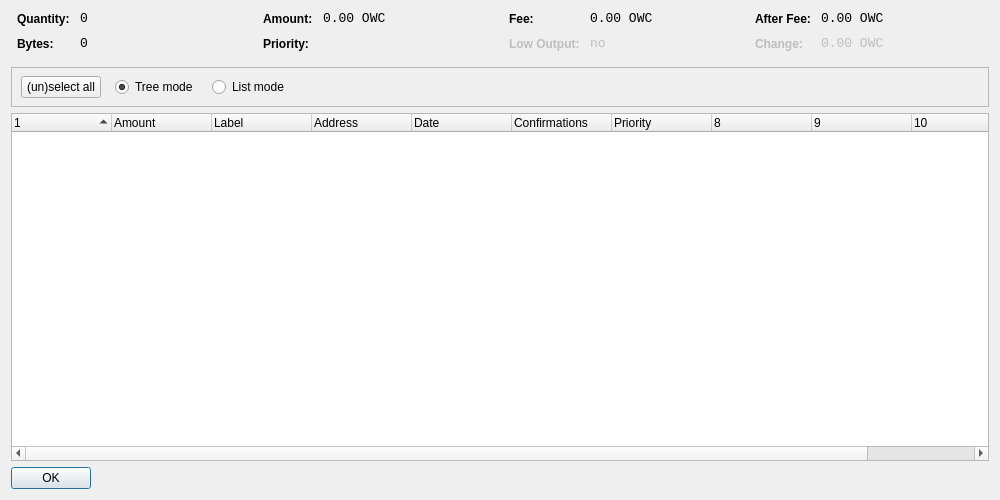
<?xml version="1.0" encoding="UTF-8"?>
<ui version="4.0">
 <class>CoinControlDialog</class>
 <widget class="QDialog" name="CoinControlDialog">
  <property name="geometry">
   <rect>
    <x>0</x>
    <y>0</y>
    <width>1000</width>
    <height>500</height>
   </rect>
  </property>
  <property name="windowTitle">
   <string>Coin Control</string>
  </property>
  <layout class="QVBoxLayout" name="verticalLayout">
   <item>
    <layout class="QHBoxLayout" name="horizontalLayoutTop" stretch="0,0,0,0">
     <property name="topMargin">
      <number>0</number>
     </property>
     <property name="bottomMargin">
      <number>10</number>
     </property>
     <item>
      <layout class="QFormLayout" name="formLayoutCoinControl1">
       <property name="horizontalSpacing">
        <number>10</number>
       </property>
       <property name="verticalSpacing">
        <number>10</number>
       </property>
       <property name="leftMargin">
        <number>6</number>
       </property>
       <property name="rightMargin">
        <number>6</number>
       </property>
       <item row="0" column="0">
        <widget class="QLabel" name="labelCoinControlQuantityText">
         <property name="styleSheet">
          <string notr="true">font-weight:bold;</string>
         </property>
         <property name="text">
          <string>Quantity:</string>
         </property>
        </widget>
       </item>
       <item row="0" column="1">
        <widget class="QLabel" name="labelCoinControlQuantity">
         <property name="font">
          <font>
           <family>Monospace</family>
           <pointsize>10</pointsize>
          </font>
         </property>
         <property name="cursor">
          <cursorShape>IBeamCursor</cursorShape>
         </property>
         <property name="contextMenuPolicy">
          <enum>Qt::ActionsContextMenu</enum>
         </property>
         <property name="text">
          <string notr="true">0</string>
         </property>
         <property name="textInteractionFlags">
          <set>Qt::LinksAccessibleByMouse|Qt::TextSelectableByKeyboard|Qt::TextSelectableByMouse</set>
         </property>
        </widget>
       </item>
       <item row="1" column="0">
        <widget class="QLabel" name="labelCoinControlBytesText">
         <property name="styleSheet">
          <string notr="true">font-weight:bold;</string>
         </property>
         <property name="text">
          <string>Bytes:</string>
         </property>
        </widget>
       </item>
       <item row="1" column="1">
        <widget class="QLabel" name="labelCoinControlBytes">
         <property name="font">
          <font>
           <family>Monospace</family>
           <pointsize>10</pointsize>
          </font>
         </property>
         <property name="cursor">
          <cursorShape>IBeamCursor</cursorShape>
         </property>
         <property name="contextMenuPolicy">
          <enum>Qt::ActionsContextMenu</enum>
         </property>
         <property name="text">
          <string notr="true">0</string>
         </property>
         <property name="textInteractionFlags">
          <set>Qt::LinksAccessibleByMouse|Qt::TextSelectableByKeyboard|Qt::TextSelectableByMouse</set>
         </property>
        </widget>
       </item>
      </layout>
     </item>
     <item>
      <layout class="QFormLayout" name="formLayoutCoinControl2">
       <property name="horizontalSpacing">
        <number>10</number>
       </property>
       <property name="verticalSpacing">
        <number>10</number>
       </property>
       <property name="leftMargin">
        <number>6</number>
       </property>
       <property name="rightMargin">
        <number>6</number>
       </property>
       <item row="0" column="0">
        <widget class="QLabel" name="labelCoinControlAmountText">
         <property name="styleSheet">
          <string notr="true">font-weight:bold;</string>
         </property>
         <property name="text">
          <string>Amount:</string>
         </property>
        </widget>
       </item>
       <item row="0" column="1">
        <widget class="QLabel" name="labelCoinControlAmount">
         <property name="font">
          <font>
           <family>Monospace</family>
           <pointsize>10</pointsize>
          </font>
         </property>
         <property name="cursor">
          <cursorShape>IBeamCursor</cursorShape>
         </property>
         <property name="contextMenuPolicy">
          <enum>Qt::ActionsContextMenu</enum>
         </property>
         <property name="text">
          <string notr="true">0.00 OWC</string>
         </property>
         <property name="textInteractionFlags">
          <set>Qt::LinksAccessibleByMouse|Qt::TextSelectableByKeyboard|Qt::TextSelectableByMouse</set>
         </property>
        </widget>
       </item>
       <item row="1" column="0">
        <widget class="QLabel" name="labelCoinControlPriorityText">
         <property name="styleSheet">
          <string notr="true">font-weight:bold;</string>
         </property>
         <property name="text">
          <string>Priority:</string>
         </property>
        </widget>
       </item>
       <item row="1" column="1">
        <widget class="QLabel" name="labelCoinControlPriority">
         <property name="font">
          <font>
           <family>Monospace</family>
           <pointsize>10</pointsize>
          </font>
         </property>
         <property name="cursor">
          <cursorShape>IBeamCursor</cursorShape>
         </property>
         <property name="contextMenuPolicy">
          <enum>Qt::ActionsContextMenu</enum>
         </property>
         <property name="text">
          <string/>
         </property>
         <property name="textInteractionFlags">
          <set>Qt::LinksAccessibleByMouse|Qt::TextSelectableByKeyboard|Qt::TextSelectableByMouse</set>
         </property>
        </widget>
       </item>
      </layout>
     </item>
     <item>
      <layout class="QFormLayout" name="formLayoutCoinControl3">
       <property name="horizontalSpacing">
        <number>10</number>
       </property>
       <property name="verticalSpacing">
        <number>10</number>
       </property>
       <property name="leftMargin">
        <number>6</number>
       </property>
       <property name="rightMargin">
        <number>6</number>
       </property>
       <item row="0" column="0">
        <widget class="QLabel" name="labelCoinControlFeeText">
         <property name="styleSheet">
          <string notr="true">font-weight:bold;</string>
         </property>
         <property name="text">
          <string>Fee:</string>
         </property>
        </widget>
       </item>
       <item row="0" column="1">
        <widget class="QLabel" name="labelCoinControlFee">
         <property name="font">
          <font>
           <family>Monospace</family>
           <pointsize>10</pointsize>
          </font>
         </property>
         <property name="cursor">
          <cursorShape>IBeamCursor</cursorShape>
         </property>
         <property name="contextMenuPolicy">
          <enum>Qt::ActionsContextMenu</enum>
         </property>
         <property name="text">
          <string notr="true">0.00 OWC</string>
         </property>
         <property name="textInteractionFlags">
          <set>Qt::LinksAccessibleByMouse|Qt::TextSelectableByKeyboard|Qt::TextSelectableByMouse</set>
         </property>
        </widget>
       </item>
       <item row="1" column="0">
        <widget class="QLabel" name="labelCoinControlLowOutputText">
         <property name="enabled">
          <bool>false</bool>
         </property>
         <property name="styleSheet">
          <string notr="true">font-weight:bold;</string>
         </property>
         <property name="text">
          <string>Low Output:</string>
         </property>
        </widget>
       </item>
       <item row="1" column="1">
        <widget class="QLabel" name="labelCoinControlLowOutput">
         <property name="enabled">
          <bool>false</bool>
         </property>
         <property name="font">
          <font>
           <family>Monospace</family>
           <pointsize>10</pointsize>
          </font>
         </property>
         <property name="cursor">
          <cursorShape>IBeamCursor</cursorShape>
         </property>
         <property name="contextMenuPolicy">
          <enum>Qt::ActionsContextMenu</enum>
         </property>
         <property name="text">
          <string notr="true">no</string>
         </property>
         <property name="textInteractionFlags">
          <set>Qt::LinksAccessibleByMouse|Qt::TextSelectableByKeyboard|Qt::TextSelectableByMouse</set>
         </property>
        </widget>
       </item>
      </layout>
     </item>
     <item>
      <layout class="QFormLayout" name="formLayoutCoinControl4">
       <property name="horizontalSpacing">
        <number>10</number>
       </property>
       <property name="verticalSpacing">
        <number>10</number>
       </property>
       <property name="leftMargin">
        <number>6</number>
       </property>
       <property name="rightMargin">
        <number>6</number>
       </property>
       <item row="0" column="0">
        <widget class="QLabel" name="labelCoinControlAfterFeeText">
         <property name="styleSheet">
          <string notr="true">font-weight:bold;</string>
         </property>
         <property name="text">
          <string>After Fee:</string>
         </property>
        </widget>
       </item>
       <item row="0" column="1">
        <widget class="QLabel" name="labelCoinControlAfterFee">
         <property name="font">
          <font>
           <family>Monospace</family>
           <pointsize>10</pointsize>
          </font>
         </property>
         <property name="cursor">
          <cursorShape>IBeamCursor</cursorShape>
         </property>
         <property name="contextMenuPolicy">
          <enum>Qt::ActionsContextMenu</enum>
         </property>
         <property name="text">
          <string notr="true">0.00 OWC</string>
         </property>
         <property name="textInteractionFlags">
          <set>Qt::LinksAccessibleByMouse|Qt::TextSelectableByKeyboard|Qt::TextSelectableByMouse</set>
         </property>
        </widget>
       </item>
       <item row="1" column="0">
        <widget class="QLabel" name="labelCoinControlChangeText">
         <property name="enabled">
          <bool>false</bool>
         </property>
         <property name="styleSheet">
          <string notr="true">font-weight:bold;</string>
         </property>
         <property name="text">
          <string>Change:</string>
         </property>
        </widget>
       </item>
       <item row="1" column="1">
        <widget class="QLabel" name="labelCoinControlChange">
         <property name="enabled">
          <bool>false</bool>
         </property>
         <property name="font">
          <font>
           <family>Monospace</family>
           <pointsize>10</pointsize>
          </font>
         </property>
         <property name="cursor">
          <cursorShape>IBeamCursor</cursorShape>
         </property>
         <property name="contextMenuPolicy">
          <enum>Qt::ActionsContextMenu</enum>
         </property>
         <property name="text">
          <string notr="true">0.00 OWC</string>
         </property>
         <property name="textInteractionFlags">
          <set>Qt::LinksAccessibleByMouse|Qt::TextSelectableByKeyboard|Qt::TextSelectableByMouse</set>
         </property>
        </widget>
       </item>
      </layout>
     </item>
    </layout>
   </item>
   <item>
    <widget class="QFrame" name="frame">
     <property name="minimumSize">
      <size>
       <width>0</width>
       <height>40</height>
      </size>
     </property>
     <property name="frameShape">
      <enum>QFrame::StyledPanel</enum>
     </property>
     <property name="frameShadow">
      <enum>QFrame::Sunken</enum>
     </property>
     <widget class="QWidget" name="horizontalLayoutWidget">
      <property name="geometry">
       <rect>
        <x>10</x>
        <y>0</y>
        <width>781</width>
        <height>41</height>
       </rect>
      </property>
      <layout class="QHBoxLayout" name="horizontalLayoutPanel" stretch="0,0,0,0,0">
       <property name="spacing">
        <number>14</number>
       </property>
       <item>
        <widget class="QPushButton" name="pushButtonSelectAll">
         <property name="sizePolicy">
          <sizepolicy hsizetype="Maximum" vsizetype="Fixed">
           <horstretch>0</horstretch>
           <verstretch>0</verstretch>
          </sizepolicy>
         </property>
         <property name="text">
          <string>(un)select all</string>
         </property>
        </widget>
       </item>
       <item>
        <widget class="QRadioButton" name="radioTreeMode">
         <property name="sizePolicy">
          <sizepolicy hsizetype="Maximum" vsizetype="Fixed">
           <horstretch>0</horstretch>
           <verstretch>0</verstretch>
          </sizepolicy>
         </property>
         <property name="text">
          <string>Tree mode</string>
         </property>
         <property name="checked">
          <bool>true</bool>
         </property>
        </widget>
       </item>
       <item>
        <widget class="QRadioButton" name="radioListMode">
         <property name="sizePolicy">
          <sizepolicy hsizetype="Maximum" vsizetype="Fixed">
           <horstretch>0</horstretch>
           <verstretch>0</verstretch>
          </sizepolicy>
         </property>
         <property name="text">
          <string>List mode</string>
         </property>
        </widget>
       </item>
       <item>
        <spacer name="horizontalSpacer">
         <property name="orientation">
          <enum>Qt::Horizontal</enum>
         </property>
         <property name="sizeHint" stdset="0">
          <size>
           <width>40</width>
           <height>20</height>
          </size>
         </property>
        </spacer>
       </item>
      </layout>
     </widget>
    </widget>
   </item>
   <item>
    <widget class="CoinControlTreeWidget" name="treeWidget">
     <property name="contextMenuPolicy">
      <enum>Qt::CustomContextMenu</enum>
     </property>
     <property name="sortingEnabled">
      <bool>false</bool>
     </property>
     <property name="columnCount">
      <number>11</number>
     </property>
     <attribute name="headerShowSortIndicator" stdset="0">
      <bool>true</bool>
     </attribute>
     <attribute name="headerStretchLastSection">
      <bool>false</bool>
     </attribute>
     <column>
      <property name="text">
       <string/>
      </property>
     </column>
     <column>
      <property name="text">
       <string>Amount</string>
      </property>
     </column>
     <column>
      <property name="text">
       <string>Label</string>
      </property>
     </column>
     <column>
      <property name="text">
       <string>Address</string>
      </property>
     </column>
     <column>
      <property name="text">
       <string>Date</string>
      </property>
     </column>
     <column>
      <property name="text">
       <string>Confirmations</string>
      </property>
      <property name="toolTip">
       <string>Confirmed</string>
      </property>
     </column>
     <column>
      <property name="text">
       <string>Priority</string>
      </property>
     </column>
     <column>
      <property name="text">
       <string/>
      </property>
     </column>
     <column>
      <property name="text">
       <string/>
      </property>
     </column>
     <column>
      <property name="text">
       <string/>
      </property>
     </column>
     <column>
      <property name="text">
       <string/>
      </property>
     </column>
    </widget>
   </item>
   <item>
    <widget class="QDialogButtonBox" name="buttonBox">
     <property name="sizePolicy">
      <sizepolicy hsizetype="Maximum" vsizetype="Fixed">
       <horstretch>0</horstretch>
       <verstretch>0</verstretch>
      </sizepolicy>
     </property>
     <property name="orientation">
      <enum>Qt::Horizontal</enum>
     </property>
     <property name="standardButtons">
      <set>QDialogButtonBox::Ok</set>
     </property>
    </widget>
   </item>
  </layout>
 </widget>
 <customwidgets>
  <customwidget>
   <class>CoinControlTreeWidget</class>
   <extends>QTreeWidget</extends>
   <header>coincontroltreewidget.h</header>
  </customwidget>
 </customwidgets>
 <resources/>
 <connections/>
</ui>
